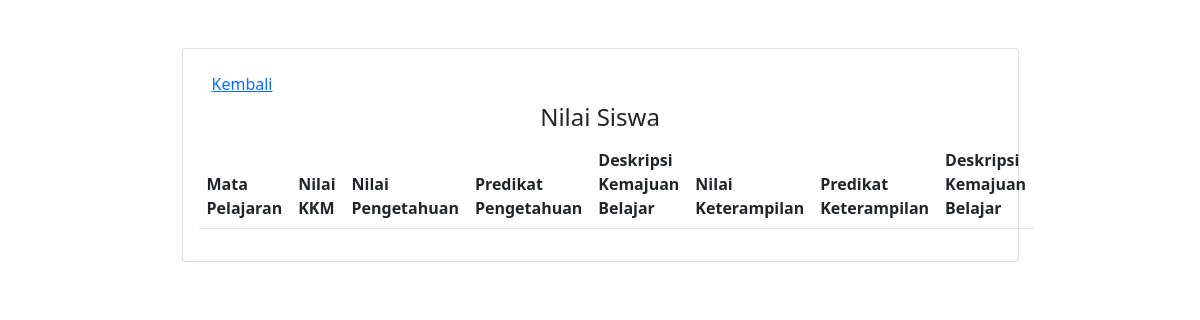
Before: /kesiswaan/regismapel_list.php?idsiswa=82377890 with the older database file.
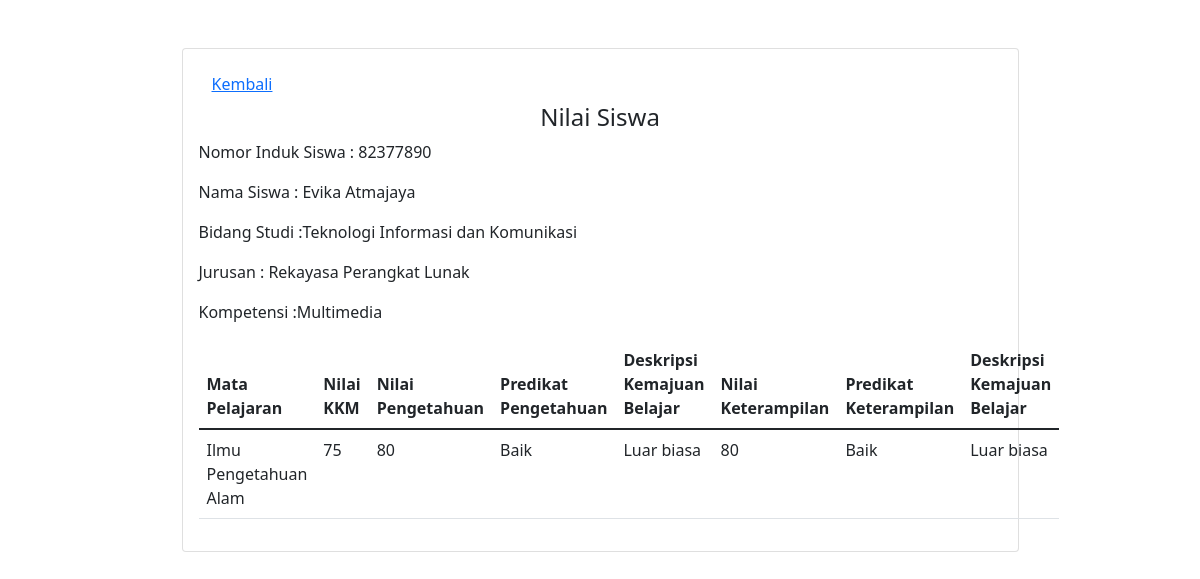
After: the same page with the newer database file.
### tables this page shows
CREATE TABLE `registrasiMapel` (
  `nis` int(10) NOT NULL,
  `idKelasMapel` varchar(10) NOT NULL,
  `nilaiKKM` int(11) NOT NULL,
  `nilaiPengetahuan` int(11) NOT NULL,
  `predPengetahuan` varchar(20) NOT NULL,
  `deskripsiPengetahuan` varchar(150) NOT NULL,
  `nilaiKeterampilan` int(11) NOT NULL,
  `predKeterampilan` varchar(20) NOT NULL,
  `deskripsiKeterampilan` varchar(150) NOT NULL
);

CREATE TABLE `siswa` (
  `nis` int(10) NOT NULL,
  `namaSiswa` varchar(30) NOT NULL,
  `tanggalLahirSiswa` date NOT NULL,
  `jenisKelaminSiswa` enum('Perempuan','Laki-laki') NOT NULL,
  `alamatSiswa` varchar(50) NOT NULL,
  `noTelpSiswa` varchar(16) NOT NULL,
  `namaOrangTua` varchar(30) NOT NULL,
  `kodeKompetensi` varchar(10) NOT NULL
);

CREATE TABLE `bidangStudi` (
  `kodeBidangStudi` varchar(8) NOT NULL,
  `namaBidangStudi` varchar(50) NOT NULL
);

CREATE TABLE `jurusan` (
  `kodeJurusan` varchar(5) NOT NULL,
  `namaJurusan` varchar(30) NOT NULL,
  `kodeBidangStudi` varchar(8) NOT NULL
);

CREATE TABLE `kompetensi` (
  `kodeKompetensi` varchar(5) NOT NULL,
  `namaKompetensi` varchar(20) NOT NULL,
  `kodeJurusan` varchar(5) NOT NULL
);

CREATE TABLE `mataPelajaran` (
  `idMapel` varchar(10) NOT NULL,
  `namaMapel` varchar(50) NOT NULL
);

### kesiswaan/regismapel_list.php (the view, shortened to what this page needs)
<?php
include '../conn.php';
$idsiswa = $_GET['idsiswa'];
$sched = "SELECT * FROM registrasiMapel INNER JOIN siswa on registrasiMapel.nis = siswa.nis inner join kompetensi on siswa.kodeKompetensi = kompetensi.kodeKompetensi inner join jurusan on kompetensi.kodeJurusan = jurusan.kodeJurusan inner join bidangStudi on jurusan.kodeBidangStudi = bidangStudi.kodeBidangStudi INNER JOIN kelasMataPelajaran on registrasiMapel.idKelasMapel = kelasMataPelajaran.idKelasMapel inner join mataPelajaran on kelasMataPelajaran.idMapel = mataPelajaran.idMapel where registrasiMapel.nis = '$idsiswa'";
$q = mysqli_query($conn,$sched);
?>
<!DOCTYPE html>
<head>
    <link href="https://cdn.jsdelivr.net/npm/bootstrap@5.1.3/dist/css/bootstrap.min.css" rel="stylesheet">
</head>
<body>
    <div class="container">
        <div class="col-sm-9 mx-auto">
            <div class="card card-register my-5 card-body">
                <div>
                    <a href="kelas_list.php" class="btn btn-link">
                        Kembali
                    </a>
                </div>
                <h4 class="text-center"> Nilai Siswa</h4>
                <div>
                    <?php
                    if(mysqli_num_rows($q)>0){
                        $fetch=mysqli_fetch_array($q);
                            echo("
                            <p>Nomor Induk Siswa : ".$fetch['nis']."</p>
                            <p>Nama Siswa : ".$fetch['namaSiswa']." </p>
                            <p>Bidang Studi :".$fetch['namaBidangStudi']." </p>
                            <p>Jurusan : ".$fetch['namaJurusan']."</p>
                            <p>Kompetensi :".$fetch['namaKompetensi']." </p>
                            ");
                    }
                    ?>
                </div>
                <table class="table">
                    <thead>
                        <tr>
                            <th scope="col">Mata Pelajaran</th>
                            <th scope="col">Nilai KKM</th>
                            <th scope="col">Nilai Pengetahuan</th>
                            <th scope="col">Predikat Pengetahuan</th>
                            <th scope="col">Deskripsi Kemajuan Belajar </th>
                            <th scope="col">Nilai Keterampilan</th>
                            <th scope="col">Predikat Keterampilan</th>
                            <th scope="col">Deskripsi Kemajuan Belajar</th>
                        </tr>
                    </thead>
                    <tbody>
                    <?php
                        $q2     = mysqli_query($conn, $sched);
                        while ($r2 = mysqli_fetch_array($q2)) {
                            $nis       = $r2['namaMapel'];
                            $nilaiKKM    = $r2['nilaiKKM'];
                            $np  = $r2['nilaiPengetahuan'];
                            $pp        = $r2['predPengetahuan'];
                            $deskp     = $r2['deskripsiPengetahuan'];
                            $nk  = $r2['nilaiKeterampilan'];
                            $pk        = $r2['predKeterampilan'];
                            $desk     = $r2['deskripsiKeterampilan'];
                    ?>
                    <tr >
                                <td scope="col-12"><?php echo $nis ?></td>
                                <td scope="col-12"><?php echo $nilaiKKM ?></td>
                                <td scope="col-12"><?php echo $np ?></td>
                                <td scope="col-12"><?php echo $pp ?></td>
                                <td scope="col-12"><?php echo $deskp ?></td>
                                <td scope="col-12"><?php echo $nk ?></td>
                                <td scope="col-12"><?php echo $pk ?></td>
                                <td scope="col-12"><?php echo $desk ?></td>
                            </tr>
                            <?php
                        }
                        ?>
                    </tbody>
                </table>
            </div>
        </div>
    </div>
</body>
</html>

Changed rows visible on the page:
added registrasimapel: nis.nis "82377890", nis.namaSiswa "Evika Atmajaya", bidangstudi.namaBidangStudi "Teknologi Informasi dan Komunikasi", jurusan.namaJurusan "Rekayasa Perangkat Lunak", kompetensi.namaKompetensi "Multimedia", matapelajaran.namaMapel "Ilmu Pengetahuan Alam", nilaiKKM "75", nilaiPengetahuan "80", predPengetahuan "Baik", deskripsiPengetahuan "Luar biasa", nilaiKeterampilan "80", predKeterampilan "Baik", deskripsiKeterampilan "Luar biasa"
Other visible differences:
text now shown: "Nomor Induk Siswa : Nama Siswa : Bidang Studi : Jurusan : Kompetensi :"
